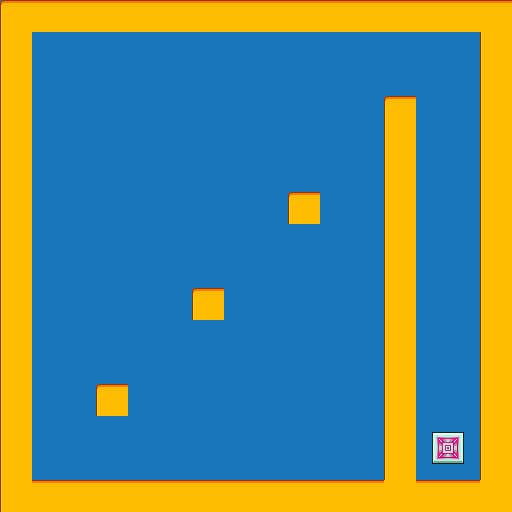

Tiled map render using the project's own tile images. Description and the whole map definition, tile-layer contents included, below:
An orthogonal 16x16 tile map with 32x32 px tiles, 2 tile layers (background, foreground), 3 tilesets and 10 objects.

<map version="1.10" tiledversion="1.10.2" orientation="orthogonal" renderorder="right-down" width="16" height="16" tilewidth="32" tileheight="32" infinite="0" nextlayerid="6" nextobjectid="17">
 <editorsettings>
  <export target="../map_2.lua" format="lua" />
 </editorsettings>
 <tileset firstgid="1" name="dark-bluegrey" tilewidth="32" tileheight="32" tilecount="36" columns="6">
  <image source="../../sprites/dark-bluegrey.png" width="192" height="192" />
 </tileset>
 <tileset firstgid="37" name="light-gold" tilewidth="32" tileheight="32" tilecount="36" columns="6">
  <image source="../../sprites/light-gold.png" width="192" height="192" />
 </tileset>
 <tileset firstgid="73" name="exit_block" tilewidth="32" tileheight="32" tilecount="9" columns="3">
  <image source="../../sprites/exit_block.png" width="96" height="96" />
 </tileset>
 <layer id="1" name="background" width="16" height="16">
  <data encoding="csv">
22,22,22,22,22,22,22,22,22,22,22,22,22,22,22,22,
22,22,22,22,22,22,22,22,22,22,22,22,22,22,22,22,
22,22,22,22,22,22,22,22,22,22,22,22,22,22,22,22,
22,22,22,22,22,22,22,22,22,22,22,22,22,22,22,22,
22,22,22,22,22,22,22,22,22,22,22,22,22,22,22,22,
22,22,22,22,22,22,22,22,22,22,22,22,22,22,22,22,
22,22,22,22,22,22,22,22,22,22,22,22,22,22,22,22,
22,22,22,22,22,22,22,22,22,22,22,22,22,22,22,22,
22,22,22,22,22,22,22,22,22,22,22,22,22,22,22,22,
22,22,22,22,22,22,22,22,22,22,22,22,22,22,22,22,
22,22,22,22,22,22,22,22,22,22,22,22,22,22,22,22,
22,22,22,22,22,22,22,22,22,22,22,22,22,22,22,22,
22,22,22,22,22,22,22,22,22,22,22,22,22,22,22,22,
22,22,22,22,22,22,22,22,22,22,22,22,22,22,22,22,
22,22,22,22,22,22,22,22,22,22,22,22,22,22,22,22,
22,22,22,22,22,22,22,22,22,22,22,22,22,22,22,22
</data>
 </layer>
 <layer id="2" name="foreground" width="16" height="16">
  <data encoding="csv">
37,40,40,40,40,40,40,40,40,40,40,40,40,40,40,40,
55,0,0,0,0,0,0,0,0,0,0,0,0,0,0,55,
55,0,0,0,0,0,0,0,0,0,0,0,0,0,0,55,
55,0,0,0,0,0,0,0,0,0,0,0,37,0,0,55,
55,0,0,0,0,0,0,0,0,0,0,0,55,0,0,55,
55,0,0,0,0,0,0,0,0,0,0,0,55,0,0,55,
55,0,0,0,0,0,0,0,0,37,0,0,55,0,0,55,
55,0,0,0,0,0,0,0,0,0,0,0,55,0,0,55,
55,0,0,0,0,0,0,0,0,0,0,0,55,0,0,55,
55,0,0,0,0,0,37,0,0,0,0,0,55,0,0,55,
55,0,0,0,0,0,0,0,0,0,0,0,55,0,0,55,
55,0,0,0,0,0,0,0,0,0,0,0,55,0,0,55,
55,0,0,37,0,0,0,0,0,0,0,0,55,0,0,55,
55,0,0,0,0,0,0,0,0,0,0,0,55,77,78,55,
55,0,0,0,0,0,0,0,0,0,0,0,55,80,81,55,
55,40,40,40,40,40,40,40,40,40,40,40,58,40,40,58
</data>
 </layer>
 <objectgroup id="3" name="exit">
  <object id="1" x="432" y="432" width="32" height="32" />
 </objectgroup>
 <objectgroup id="4" name="player">
  <object id="2" x="40" y="464" width="16" height="16" />
 </objectgroup>
 <objectgroup id="5" name="platforms">
  <object id="3" x="0" y="0" width="512" height="32" />
  <object id="4" x="0" y="480" width="512" height="32" />
  <object id="5" x="480" y="32" width="32" height="448" />
  <object id="6" x="0" y="32" width="32" height="448" />
  <object id="13" x="96" y="384" width="32" height="32" />
  <object id="14" x="192" y="288" width="32" height="32" />
  <object id="15" x="288" y="192" width="32" height="32" />
  <object id="16" x="384" y="96" width="32" height="384" />
 </objectgroup>
</map>